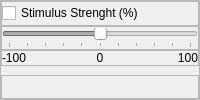
                      <widget class="QFrame" name="Spikeling_StimStr_frame">
                       <property name="sizePolicy">
                        <sizepolicy hsizetype="Preferred" vsizetype="Expanding">
                         <horstretch>0</horstretch>
                         <verstretch>0</verstretch>
                        </sizepolicy>
                       </property>
                       <property name="frameShape">
                        <enum>QFrame::StyledPanel</enum>
                       </property>
                       <property name="frameShadow">
                        <enum>QFrame::Raised</enum>
                       </property>
                       <layout class="QVBoxLayout" name="verticalLayout_23">
                        <property name="spacing">
                         <number>0</number>
                        </property>
                        <property name="leftMargin">
                         <number>0</number>
                        </property>
                        <property name="topMargin">
                         <number>0</number>
                        </property>
                        <property name="rightMargin">
                         <number>0</number>
                        </property>
                        <property name="bottomMargin">
                         <number>0</number>
                        </property>
                        <item>
                         <widget class="QFrame" name="Spikeling_StimStr_checkBox_frame">
                          <property name="frameShape">
                           <enum>QFrame::StyledPanel</enum>
                          </property>
                          <property name="frameShadow">
                           <enum>QFrame::Raised</enum>
                          </property>
                          <layout class="QHBoxLayout" name="horizontalLayout_42">
                           <property name="spacing">
                            <number>0</number>
                           </property>
                           <property name="leftMargin">
                            <number>0</number>
                           </property>
                           <property name="topMargin">
                            <number>0</number>
                           </property>
                           <property name="rightMargin">
                            <number>0</number>
                           </property>
                           <property name="bottomMargin">
                            <number>0</number>
                           </property>
                           <item>
                            <widget class="QCheckBox" name="Spikeling_StimStr_checkBox">
                             <property name="text">
                              <string>Stimulus Strenght (%)</string>
                             </property>
                            </widget>
                           </item>
                          </layout>
                         </widget>
                        </item>
                        <item>
                         <widget class="QFrame" name="Spikeling_StimStr_Slider_frame">
                          <property name="frameShape">
                           <enum>QFrame::StyledPanel</enum>
                          </property>
                          <property name="frameShadow">
                           <enum>QFrame::Raised</enum>
                          </property>
                          <layout class="QHBoxLayout" name="horizontalLayout_43">
                           <property name="spacing">
                            <number>0</number>
                           </property>
                           <property name="leftMargin">
                            <number>0</number>
                           </property>
                           <property name="topMargin">
                            <number>0</number>
                           </property>
                           <property name="rightMargin">
                            <number>0</number>
                           </property>
                           <property name="bottomMargin">
                            <number>0</number>
                           </property>
                           <item>
                            <widget class="QSlider" name="Spikeling_StimStrSlider">
                             <property name="enabled">
                              <bool>false</bool>
                             </property>
                             <property name="minimum">
                              <number>-100</number>
                             </property>
                             <property name="maximum">
                              <number>100</number>
                             </property>
                             <property name="orientation">
                              <enum>Qt::Horizontal</enum>
                             </property>
                             <property name="tickPosition">
                              <enum>QSlider::TicksBelow</enum>
                             </property>
                             <property name="tickInterval">
                              <number>20</number>
                             </property>
                            </widget>
                           </item>
                          </layout>
                         </widget>
                        </item>
                        <item alignment="Qt::AlignTop">
                         <widget class="QFrame" name="Spikeling_StimStr_values_frame">
                          <property name="frameShape">
                           <enum>QFrame::StyledPanel</enum>
                          </property>
                          <property name="frameShadow">
                           <enum>QFrame::Raised</enum>
                          </property>
                          <layout class="QHBoxLayout" name="horizontalLayout_65">
                           <property name="spacing">
                            <number>0</number>
                           </property>
                           <property name="leftMargin">
                            <number>0</number>
                           </property>
                           <property name="topMargin">
                            <number>0</number>
                           </property>
                           <property name="rightMargin">
                            <number>0</number>
                           </property>
                           <property name="bottomMargin">
                            <number>0</number>
                           </property>
                           <item>
                            <widget class="QLabel" name="Spikeling_StimStr_values_min">
                             <property name="text">
                              <string>-100</string>
                             </property>
                            </widget>
                           </item>
                           <item>
                            <widget class="QLabel" name="Spikeling_StimStr_values_0">
                             <property name="text">
                              <string>0</string>
                             </property>
                             <property name="alignment">
                              <set>Qt::AlignCenter</set>
                             </property>
                            </widget>
                           </item>
                           <item>
                            <widget class="QLabel" name="Spikeling_StimStr_values_max">
                             <property name="text">
                              <string>100</string>
                             </property>
                             <property name="alignment">
                              <set>Qt::AlignRight|Qt::AlignTrailing|Qt::AlignVCenter</set>
                             </property>
                            </widget>
                           </item>
                          </layout>
                         </widget>
                        </item>
                        <item>
                         <widget class="QFrame" name="Spikeling_StimStr_image_frame">
                          <property name="frameShape">
                           <enum>QFrame::StyledPanel</enum>
                          </property>
                          <property name="frameShadow">
                           <enum>QFrame::Raised</enum>
                          </property>
                          <layout class="QHBoxLayout" name="horizontalLayout_41">
                           <property name="spacing">
                            <number>0</number>
                           </property>
                           <property name="leftMargin">
                            <number>0</number>
                           </property>
                           <property name="topMargin">
                            <number>0</number>
                           </property>
                           <property name="rightMargin">
                            <number>0</number>
                           </property>
                           <property name="bottomMargin">
                            <number>0</number>
                           </property>
                           <item>
                            <widget class="QLabel" name="Spikeling_StimStr_image">
                             <property name="sizePolicy">
                              <sizepolicy hsizetype="Preferred" vsizetype="Fixed">
                               <horstretch>0</horstretch>
                               <verstretch>0</verstretch>
                              </sizepolicy>
                             </property>
                             <property name="minimumSize">
                              <size>
                               <width>40</width>
                               <height>0</height>
                              </size>
                             </property>
                             <property name="maximumSize">
                              <size>
                               <width>16777215</width>
                               <height>40</height>
                              </size>
                             </property>
                             <property name="text">
                              <string/>
                             </property>
                             <property name="pixmap">
                              <pixmap resource="resources.qrc">:/resources/resources/StimStrenght.png</pixmap>
                             </property>
                             <property name="scaledContents">
                              <bool>true</bool>
                             </property>
                            </widget>
                           </item>
                          </layout>
                         </widget>
                        </item>
                       </layout>
                      </widget>
